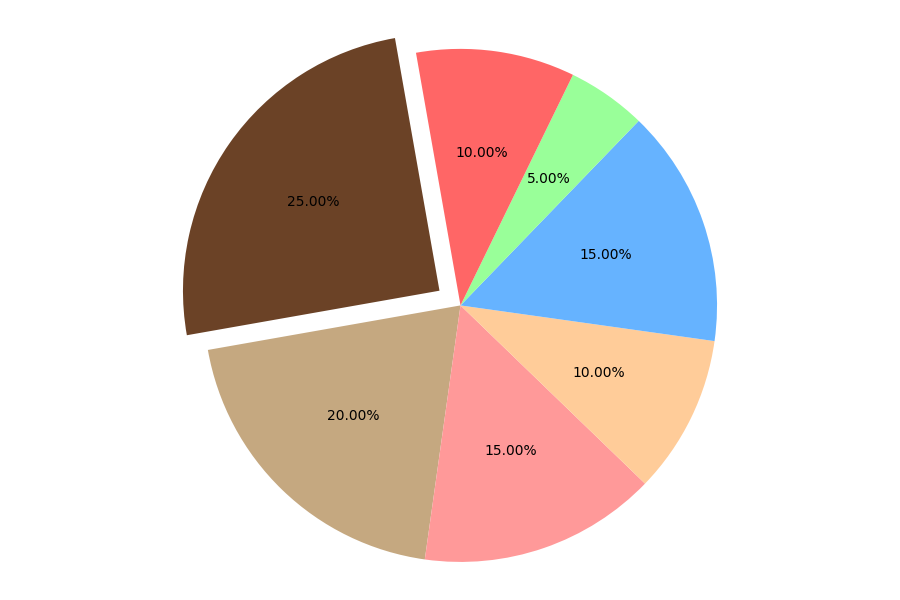

This figure's Python source:
import matplotlib.pyplot as plt

market_shares = [25, 20, 15, 10, 15, 5, 10]
colors = ['#6B4226', '#C5A880', '#FF9999', '#FFCC99', '#66B3FF', '#99FF99', '#FF6666']
explode = (0.1, 0, 0, 0, 0, 0, 0)

plt.figure(figsize=(9, 6))
plt.pie(market_shares, autopct='%1.2f%%', startangle=100, 
        colors=colors, explode=explode, shadow=False,)

plt.axis('equal')

plt.grid(True)
plt.tight_layout()

plt.show()
